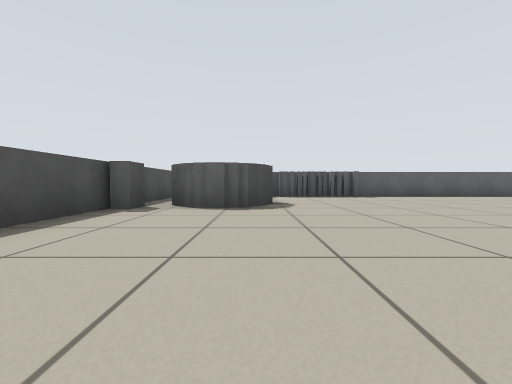
[1] (above)

21 first-person views from a walk through a Stage world. The camera is 0.44 m above the floor, tilts 2° down and sees 90° across. Floor lines are 1 m apart. The floor is counted in squares, 1 m on a side. Each view is taken from the middle of a square. On the plan, view 1 faces up. The plan holds only what a view shows up to about 9 squares ahead; the rest is blank. The robots in the file are not drawn.

[2]
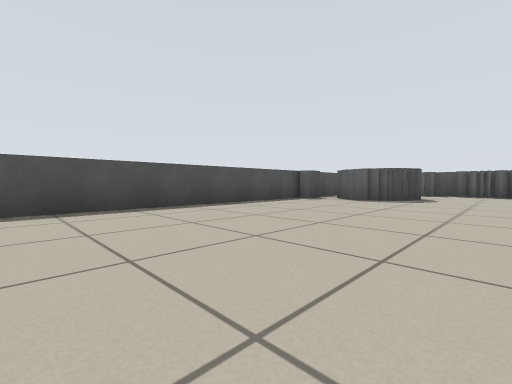

[3]
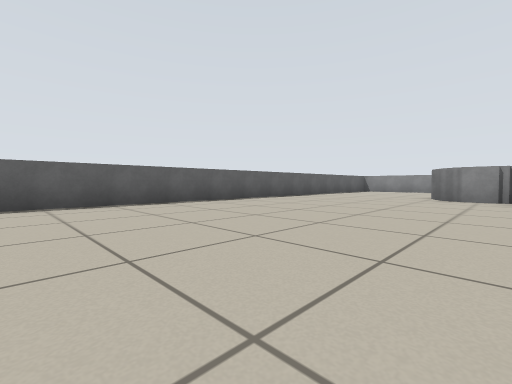

[4]
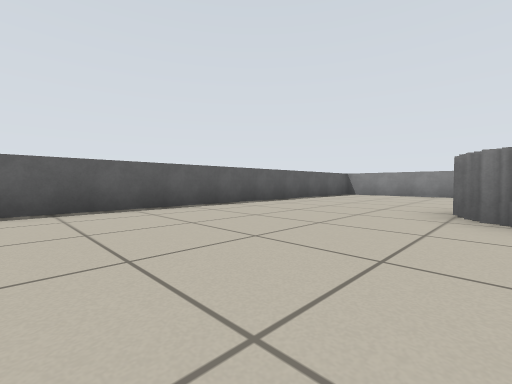

[5]
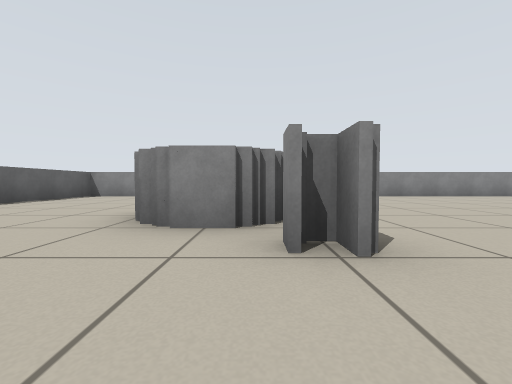

[6]
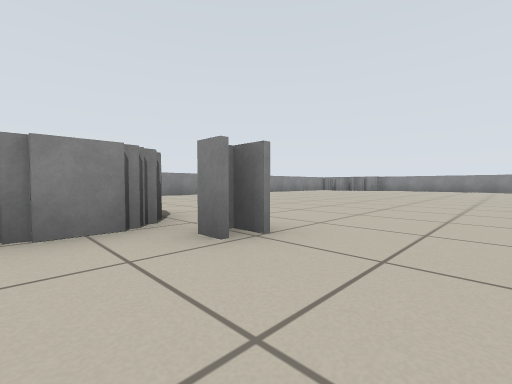

[7]
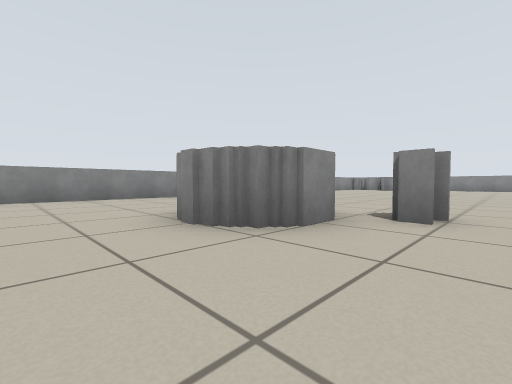

[8]
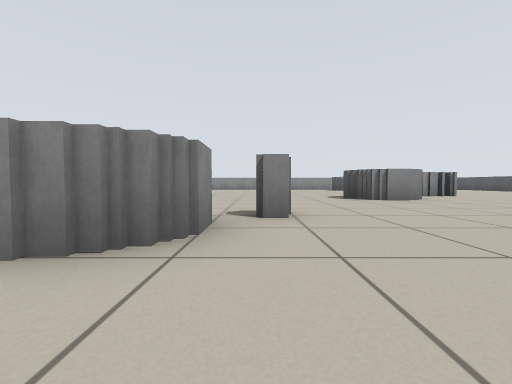

[9]
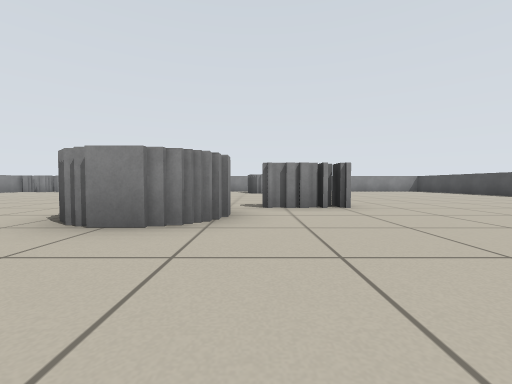

[10]
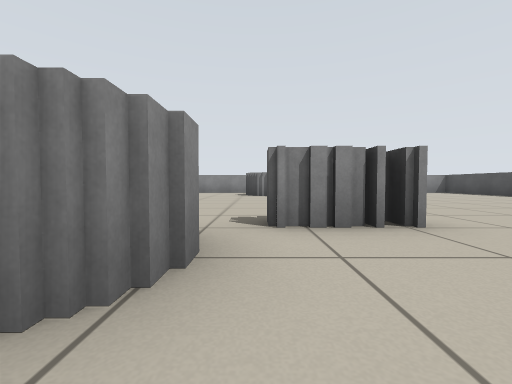

[11]
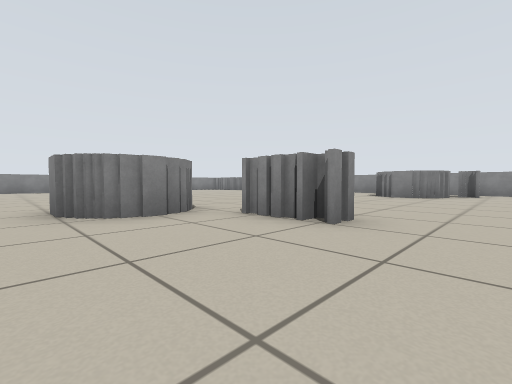

[12]
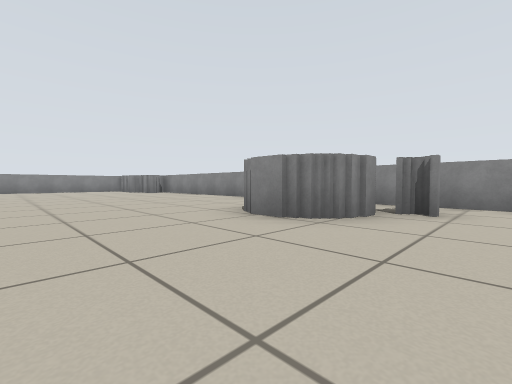

[13]
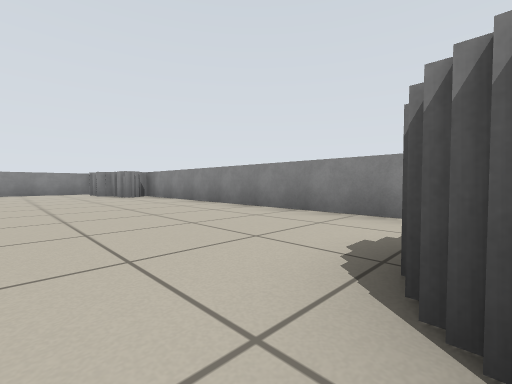

[14]
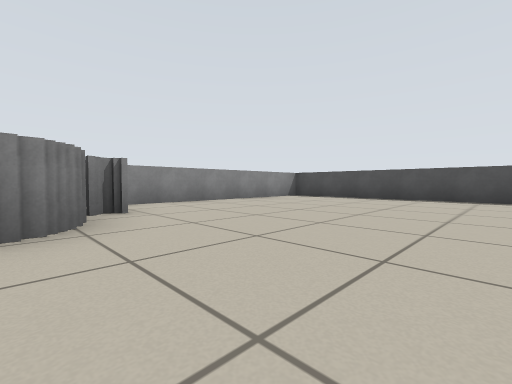

[15]
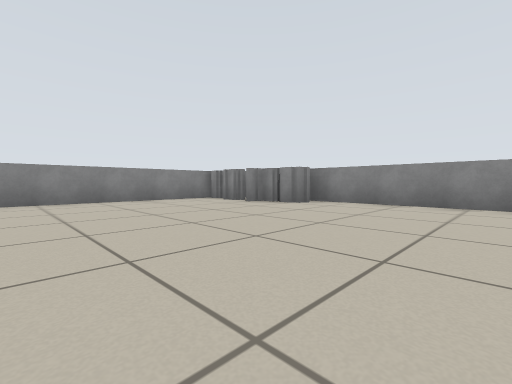

[16]
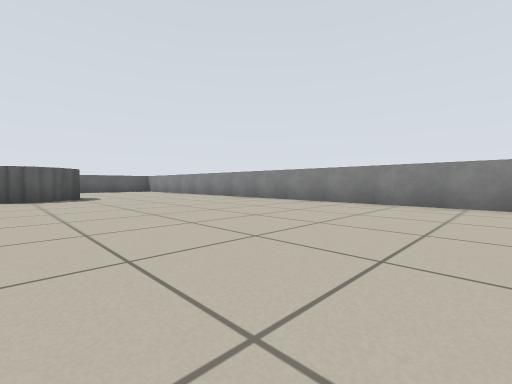

[17]
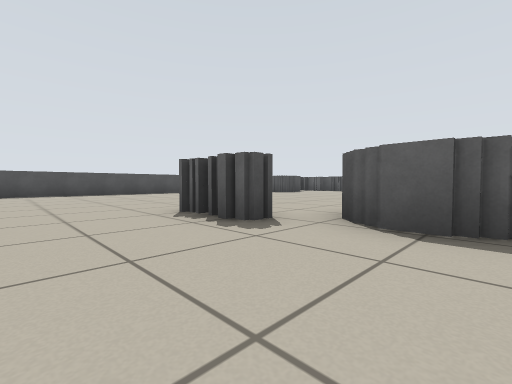

[18]
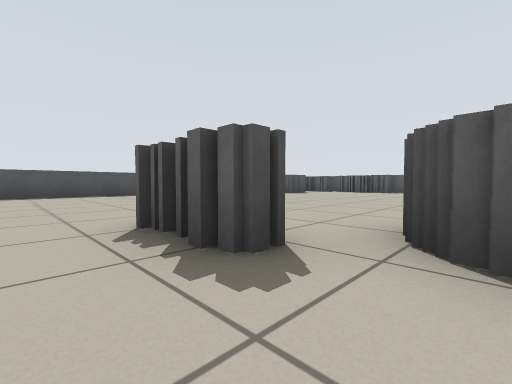

[19]
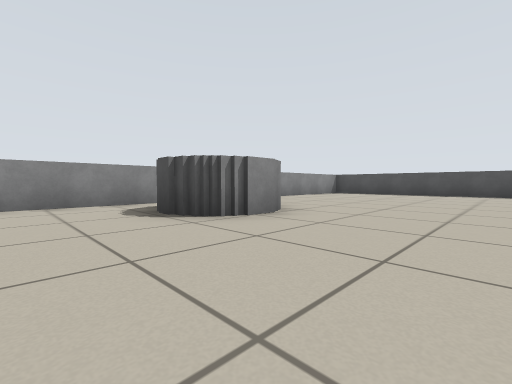

[20]
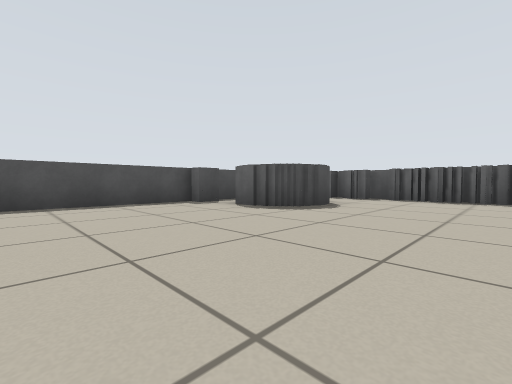

[21]
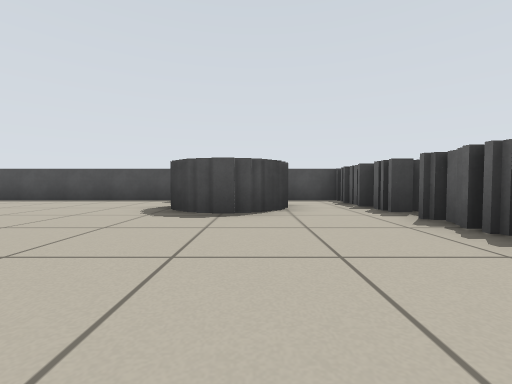

### Floor plan
Points are (right, up) in squares from view 1. A wall is a line through its corners. A room is listed if a view was taken in it or the views show most of it. See-through windows are left out.
Room 1 (views 1, 2, 3, 4, 5, 6, 7, 8, 9, 10, 11, 12, 13, 14, 15, 16, 17, 18, 19, 20, 21)
walls: (8.1, -2.3) (7.6, -2.3); (8.4, -1) (8.4, -1.6); (7.8, -2.4) (7, -2.4); (7.1, -2.3) (6.5, -2.3) (6.5, -1.6); (6.5, -1.4) (6.5, -0.9); (6.9, -0.5) (7.9, -0.5); (4.8, -2.5) (4.8, -3); (4.6, -2.5) (5.9, -2.5) (5.9, -3) (4.3, -3) (4.3, -2.5); (4.5, -2.5) (4.5, -3.1); (10.5, 2.4) (11, 2.4); (4.2, -2.8) (4.8, -2.8); (10.5, 2.8) (11, 2.8); (11.5, 3) (11.5, 4.1); (13.1, 2.6) (12, 2.6); (11.9, 4.5) (13.1, 4.5); (6.3, -8.9) (6.3, -10); (4.6, -8.7) (6, -8.7); (3.6, -10) (4.3, -10) (4.3, -9); (14.3, -11.2) (14.3, -10.6) (15.5, -10.6) (15.5, -10.1); (-0.1, 4.6) (-1.4, 4.6); (0.2, 5.4) (0.2, 4.9); (3.2, 8) (2.4, 8); (0.2, 6.2) (0.2, 5.6); (17.5, -10.6) (17.5, 8.5) (3.4, 8.5); (2.2, 8) (0.8, 8); (2.9, 8.5) (1.8, 8.5) (0.9, 8.5); (-2.1, 4.9) (-2.1, 4.2) (-2.5, 4.2); (-2.5, 4.5) (-2.5, -11.2); (0.2, 8) (-0.6, 8); (0.8, 8.5) (-0.1, 8.5); (-1.1, 8) (-2.5, 8) (-2.5, 5); (-2.2, -11.5) (14.8, -11.5)

Where each view was taken, in squares from view 1:
view 1: 0 up, 0 right, facing up
view 2: 2 down, 2 right, facing up-left
view 3: 3 up, 4 right, facing up-right
view 4: 4 up, 8 right, facing up-right
view 5: 3 up, 9 right, facing right
view 6: 4 up, 9 right, facing down-right
view 7: 6 up, 10 right, facing down-right
view 8: 6 up, 11 right, facing down
view 9: 2 up, 6 right, facing down
view 10: 0 up, 6 right, facing down
view 11: 0 up, 3 right, facing down-right
view 12: 6 down, 3 right, facing down-right
view 13: 8 down, 6 right, facing down-right
view 14: 6 down, 5 right, facing down-left
view 15: 6 down, 11 right, facing down-right
view 16: 5 down, 12 right, facing up-right
view 17: 5 down, 8 right, facing up-left
view 18: 4 down, 7 right, facing up-left
view 19: 6 down, 8 right, facing down-left
view 20: 1 up, 3 right, facing up-left
view 21: 6 up, 4 right, facing left
